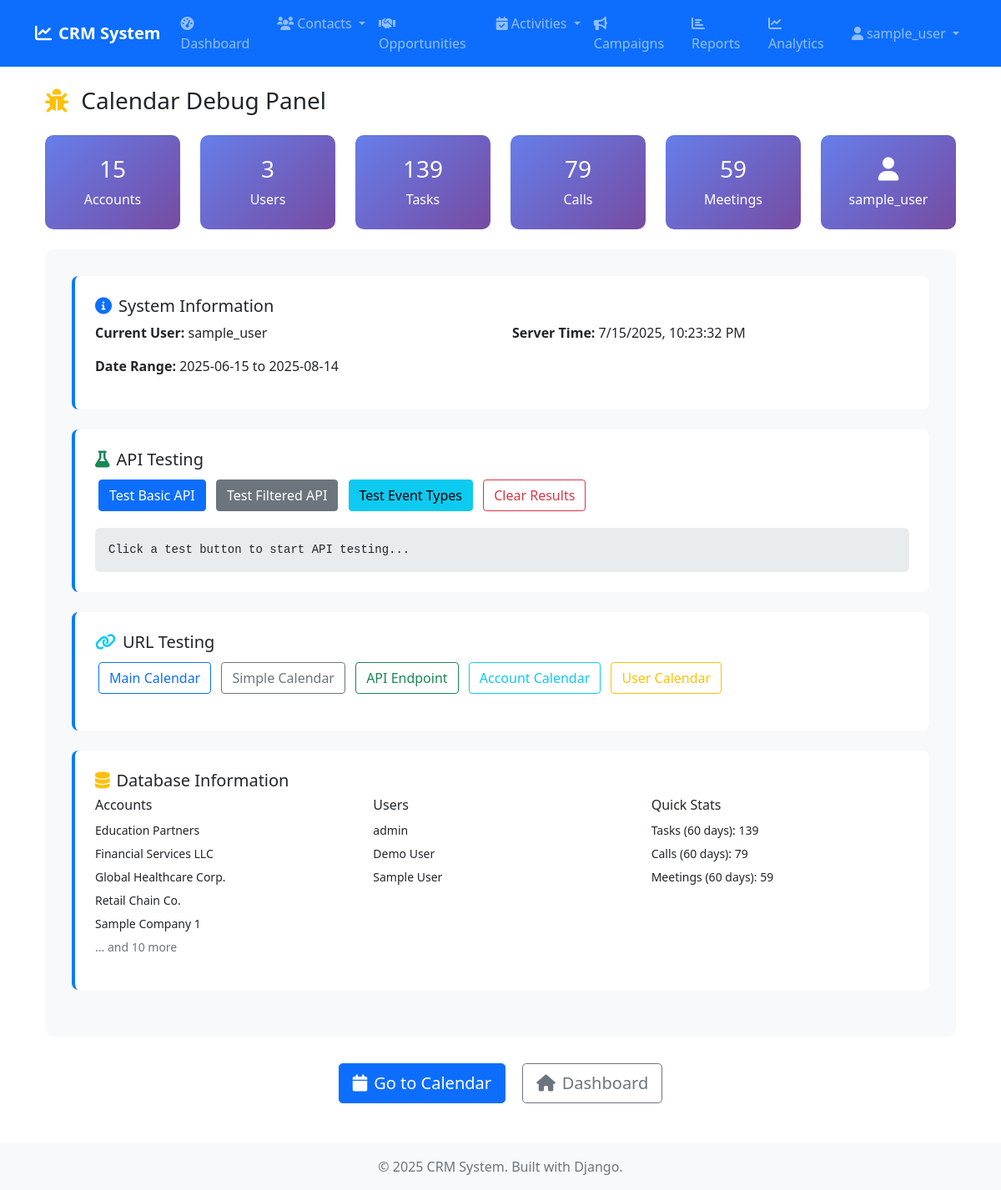
The page /calendar/debug/ (signed in) on the database its author committed.
### accounts/models.py (models this page shows, shortened)
class Account(models.Model):
    ACCOUNT_TYPES = [
        ('customer', 'Customer'),
        ('prospect', 'Prospect'),
        ('partner', 'Partner'),
        ('competitor', 'Competitor'),
        ('other', 'Other'),
    ]
    INDUSTRIES = [
        ('technology', 'Technology'),
        ('healthcare', 'Healthcare'),
        ('finance', 'Finance'),
        ('education', 'Education'),
        ('retail', 'Retail'),
        ('manufacturing', 'Manufacturing'),
        ('other', 'Other'),
    ]
    name = models.CharField(max_length=200)
    account_type = models.CharField(max_length=20, choices=ACCOUNT_TYPES, default='customer')
    industry = models.CharField(max_length=20, choices=INDUSTRIES, blank=True)
    website = models.URLField(blank=True)
    phone = models.CharField(max_length=20, blank=True)
    email = models.EmailField(blank=True)
    billing_street = models.TextField(blank=True)
    billing_city = models.CharField(max_length=100, blank=True)
    billing_state = models.CharField(max_length=100, blank=True)
    billing_postal_code = models.CharField(max_length=20, blank=True)
    billing_country = models.CharField(max_length=100, blank=True)
    shipping_street = models.TextField(blank=True)
    shipping_city = models.CharField(max_length=100, blank=True)
    shipping_state = models.CharField(max_length=100, blank=True)
    shipping_postal_code = models.CharField(max_length=20, blank=True)
    shipping_country = models.CharField(max_length=100, blank=True)
    annual_revenue = models.DecimalField(max_digits=15, decimal_places=2, null=True, blank=True)
    employees = models.IntegerField(null=True, blank=True)
    description = models.TextField(blank=True)
    assigned_to = models.ForeignKey(User, on_delete=models.SET_NULL, null=True, blank=True)
    created_by = models.ForeignKey(User, on_delete=models.SET_NULL, null=True, blank=True, related_name='created_accounts')
    created_at = models.DateTimeField(auto_now_add=True)
    updated_at = models.DateTimeField(auto_now=True)
    class Meta:
        ordering = ['name']

### calendar_app/views.py (the view)
# urls.py: path('debug/', views.CalendarDebugView.as_view(), name='calendar_debug'),
class CalendarDebugView(LoginRequiredMixin, TemplateView):
    template_name = 'calendar_app/calendar_debug.html'
    def get_context_data(self, **kwargs):
        context = super().get_context_data(**kwargs)
        context['accounts'] = Account.objects.all().order_by('name')
        context['users'] = User.objects.filter(is_active=True).order_by('first_name', 'last_name')
        from datetime import date, timedelta
        today = date.today()
        start_date = today - timedelta(days=30)
        end_date = today + timedelta(days=30)
        context['debug_info'] = {
            'accounts_count': context['accounts'].count(),
            'users_count': context['users'].count(),
            'current_user': self.request.user.username if self.request.user.is_authenticated else 'Anonymous',
            'tasks_count': Task.objects.filter(due_date__range=[start_date, end_date]).count(),
            'calls_count': Call.objects.filter(scheduled_datetime__date__range=[start_date, end_date]).count(),
            'meetings_count': Meeting.objects.filter(start_datetime__date__range=[start_date, end_date]).count(),
            'date_range': f"{start_date} to {end_date}"
        }
        return context

### templates/calendar_app/calendar_debug.html (shortened to what this page needs)
{% extends 'base.html' %}
{% block content %}
<div class="container">
    <div class="row">
        <div class="col-12">
            <h1 class="h3 mb-4">
                <i class="fas fa-bug text-warning me-2"></i>
                Calendar Debug Panel
            </h1>
        </div>
    </div>
    <div class="row mb-4">
        <div class="col-md-2">
            <div class="stat-card">
                <h3>{{ debug_info.accounts_count }}</h3>
                <p class="mb-0">Accounts</p>
            </div>
        </div>
        <div class="col-md-2">
            <div class="stat-card">
                <h3>{{ debug_info.users_count }}</h3>
                <p class="mb-0">Users</p>
            </div>
        </div>
        <div class="col-md-2">
            <div class="stat-card">
                <h3>{{ debug_info.tasks_count }}</h3>
                <p class="mb-0">Tasks</p>
            </div>
        </div>
        <div class="col-md-2">
            <div class="stat-card">
                <h3>{{ debug_info.calls_count }}</h3>
                <p class="mb-0">Calls</p>
            </div>
        </div>
        <div class="col-md-2">
            <div class="stat-card">
                <h3>{{ debug_info.meetings_count }}</h3>
                <p class="mb-0">Meetings</p>
            </div>
        </div>
        <div class="col-md-2">
            <div class="stat-card">
                <h3><i class="fas fa-user"></i></h3>
                <p class="mb-0">{{ debug_info.current_user }}</p>
            </div>
        </div>
    </div>
    <div class="debug-container">
        <div class="debug-section">
            <h5><i class="fas fa-info-circle text-primary me-2"></i>System Information</h5>
            <div class="row">
                <div class="col-md-6">
                    <p><strong>Current User:</strong> {{ debug_info.current_user }}</p>
                    <p><strong>Date Range:</strong> {{ debug_info.date_range }}</p>
                </div>
                <div class="col-md-6">
                    <p><strong>Server Time:</strong> <span id="server-time">Loading...</span></p>
                </div>
            </div>
        </div>
        <div class="debug-section">
            <h5><i class="fas fa-flask text-success me-2"></i>API Testing</h5>
            <div class="mb-3">
                <button id="test-api-basic" class="btn btn-primary btn-test">Test Basic API</button>
                <button id="test-api-filtered" class="btn btn-secondary btn-test">Test Filtered API</button>
                <button id="test-api-types" class="btn btn-info btn-test">Test Event Types</button>
                <button id="clear-results" class="btn btn-outline-danger btn-test">Clear Results</button>
            </div>
            <div id="api-results" class="api-test">Click a test button to start API testing...</div>
        </div>
        <div class="debug-section">
            <h5><i class="fas fa-link text-info me-2"></i>URL Testing</h5>
            <div class="mb-3">
                <a href="{% url 'calendar_app:calendar' %}" class="btn btn-outline-primary btn-test" target="_blank">Main Calendar</a>
                <a href="{% url 'calendar_app:calendar_simple' %}" class="btn btn-outline-secondary btn-test" target="_blank">Simple Calendar</a>
                <a href="{% url 'calendar_app:calendar_events_api' %}?start=2024-01-01&end=2024-12-31" class="btn btn-outline-success btn-test" target="_blank">API Endpoint</a>
                {% if accounts %}
                    <a href="{% url 'calendar_app:account_calendar' account_id=accounts.first.id %}" class="btn btn-outline-info btn-test" target="_blank">Account Calendar</a>
                {% endif %}
                {% if users %}
                    <a href="{% url 'calendar_app:user_calendar' user_id=users.first.id %}" class="btn btn-outline-warning btn-test" target="_blank">User Calendar</a>
                {% endif %}
            </div>
        </div>
        <div class="debug-section">
            <h5><i class="fas fa-database text-warning me-2"></i>Database Information</h5>
            <div class="row">
                <div class="col-md-4">
                    <h6>Accounts</h6>
                    {% for account in accounts|slice:":5" %}
                        <p class="mb-1"><small>{{ account.name }}</small></p>
                    {% empty %}
                        <p class="text-muted">No accounts found</p>
                    {% endfor %}
                    {% if accounts.count > 5 %}
                        <p class="text-muted"><small>... and {{ accounts.count|add:"-5" }} more</small></p>
                    {% endif %}
                </div>
                <div class="col-md-4">
                    <h6>Users</h6>
                    {% for user in users|slice:":5" %}
                        <p class="mb-1"><small>{{ user.get_full_name|default:user.username }}</small></p>
                    {% empty %}
                        <p class="text-muted">No users found</p>
                    {% endfor %}
                </div>
                <div class="col-md-4">
                    <h6>Quick Stats</h6>
                    <p class="mb-1"><small>Tasks (60 days): {{ debug_info.tasks_count }}</small></p>
                    <p class="mb-1"><small>Calls (60 days): {{ debug_info.calls_count }}</small></p>
                    <p class="mb-1"><small>Meetings (60 days): {{ debug_info.meetings_count }}</small></p>
                </div>
            </div>
        </div>
    </div>
    <div class="text-center">
        <a href="{% url 'calendar_app:calendar' %}" class="btn btn-primary btn-lg me-3">
            <i class="fas fa-calendar me-2"></i>Go to Calendar
        </a>
        <a href="{% url 'dashboard:home' %}" class="btn btn-outline-secondary btn-lg">
            <i class="fas fa-home me-2"></i>Dashboard
        </a>
    </div>
</div>
{% endblock %}

### templates/base.html (shortened to what this page needs)
<!DOCTYPE html>
<html lang="en">
<head>
    <link href="https://cdn.jsdelivr.net/npm/bootstrap@5.1.3/dist/css/bootstrap.min.css" rel="stylesheet">
    <link href="https://cdnjs.cloudflare.com/ajax/libs/font-awesome/6.0.0/css/all.min.css" rel="stylesheet">
    {% load static %}
    <link href="{% static 'css/custom.css' %}" rel="stylesheet">
</head>
<body>
    <nav class="navbar navbar-expand-lg navbar-dark bg-primary">
        <div class="container">
            <a class="navbar-brand" href="{% url 'dashboard:home' %}">
                <i class="fas fa-chart-line me-2"></i>CRM System
            </a>
            {% if user.is_authenticated %}
            <div class="collapse navbar-collapse" id="navbarNav">
                <ul class="navbar-nav me-auto">
                    <li class="nav-item">
                        <a class="nav-link" href="{% url 'dashboard:home' %}">
                            <i class="fas fa-tachometer-alt me-1"></i>Dashboard
                        </a>
                    </li>
                    <li class="nav-item dropdown">
                        <a class="nav-link dropdown-toggle" href="#" role="button" data-bs-toggle="dropdown">
                            <i class="fas fa-users me-1"></i>Contacts
                        </a>
                    </li>
                    <li class="nav-item">
                        <a class="nav-link" href="{% url 'opportunities:list' %}">
                            <i class="fas fa-handshake me-1"></i>Opportunities
                        </a>
                    </li>
                    <li class="nav-item dropdown">
                        <a class="nav-link dropdown-toggle" href="#" role="button" data-bs-toggle="dropdown">
                            <i class="fas fa-calendar-check me-1"></i>Activities
                        </a>
                    </li>
                    <li class="nav-item">
                        <a class="nav-link" href="{% url 'campaigns:list' %}">
                            <i class="fas fa-bullhorn me-1"></i>Campaigns
                        </a>
                    </li>
                    <li class="nav-item">
                        <a class="nav-link" href="{% url 'dashboard:reports' %}">
                            <i class="fas fa-chart-bar me-1"></i>Reports
                        </a>
                    </li>
                    <li class="nav-item">
                        <a class="nav-link" href="{% url 'dashboard:analytics' %}">
                            <i class="fas fa-chart-line me-1"></i>Analytics
                        </a>
                    </li>
                </ul>
                <ul class="navbar-nav">
                    <li class="nav-item dropdown">
                        <a class="nav-link dropdown-toggle" href="#" role="button" data-bs-toggle="dropdown">
                            <i class="fas fa-user me-1"></i>{{ user.username }}
                        </a>
                    </li>
                </ul>
            </div>
            {% endif %}
        </div>
    </nav>
    <main class="container my-4">
        {% block content %}
        {% endblock %}
    </main>
    <footer class="bg-light text-center py-3 mt-5">
        <div class="container">
            <p class="text-muted mb-0">&copy; 2025 CRM System. Built with Django.</p>
        </div>
    </footer>
</body>
</html>

### static/css/custom.css (style rules this page uses)
.navbar-brand { font-weight: bold; }

### templates/calendar_app/calendar_debug.html (style rules this page uses)
.debug-container { background: #f8f9fa; padding: 2rem; border-radius: 10px; margin-bottom: 2rem; }
.debug-section { background: white; padding: 1.5rem; border-radius: 8px; margin-bottom: 1.5rem; border-left: 4px solid #007bff; }
.stat-card { background: linear-gradient(135deg, #667eea 0%, #764ba2 100%); color: white; padding: 1.5rem; border-radius: 10px; text-align: center; }
.api-test { background: #e9ecef; padding: 1rem; border-radius: 6px; font-family: 'Courier New', monospace; font-size: 0.875rem; white-space: pre-wrap; max-height: 300px; overflow-y: auto; }
.btn-test { margin: 0.25rem; }

### rows shown on the page
Account: name "Education Partners"
Account: name "Financial Services LLC"
Account: name "Global Healthcare Corp."
Account: name "Retail Chain Co."
Account: name "Sample Company 1"

### other values the page prints
{{ user.username }} "sample_user"
{{ debug_info.accounts_count }} "15"
{{ debug_info.users_count }} "3"
{{ debug_info.tasks_count }} "139"
{{ debug_info.calls_count }} "79"
{{ debug_info.meetings_count }} "59"
{{ debug_info.current_user }} "sample_user"
{{ debug_info.date_range }} "2025-06-15 to 2025-08-14"
{{ accounts.count|add:"-5" }} "10"
{{ user.get_full_name|default:user.username }} "admin"
{{ user.get_full_name|default:user.username }} "Demo User"
{{ user.get_full_name|default:user.username }} "Sample User"
